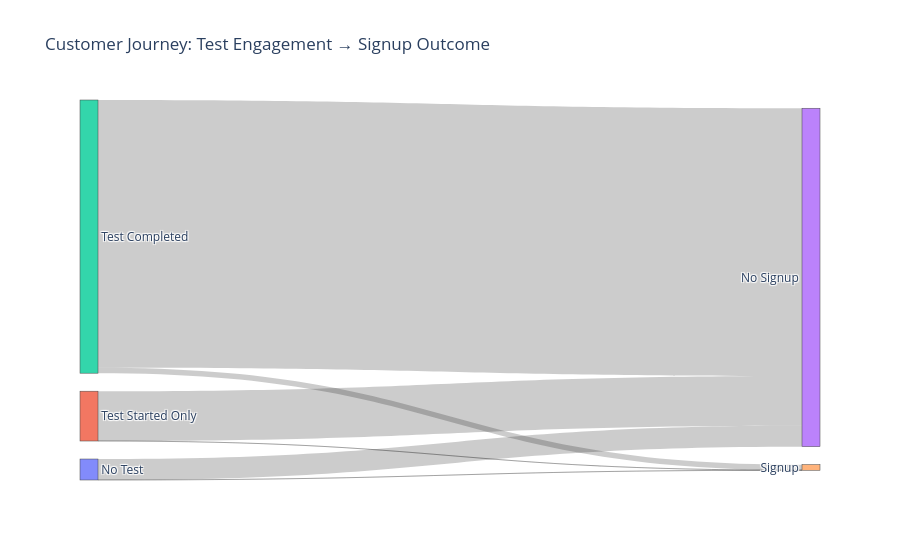

Here is the notebook cell this chart was saved with:
### Code cell
# %%
import plotly.graph_objects as go

left_nodes = ["No Test", "Test Started Only", "Test Completed"]
right_nodes = ["No Signup", "Signup"]

# Ensure ordering and handle unexpected categories safely
flow["test_engagement_state"] = flow["test_engagement_state"].astype(str)
flow["signup_outcome"] = flow["signup_outcome"].astype(str)

# Build node list
nodes = left_nodes + right_nodes

node_index = {name: i for i, name in enumerate(nodes)}

# Filter to expected nodes only (optional but keeps chart clean)
flow_filtered = flow[
    flow["test_engagement_state"].isin(left_nodes)
    & flow["signup_outcome"].isin(right_nodes)
].copy()

sources = flow_filtered["test_engagement_state"].map(node_index)
targets = flow_filtered["signup_outcome"].map(node_index)
values = flow_filtered["count"].tolist()

fig = go.Figure(
    data=[
        go.Sankey(
            node=dict(
                label=nodes,
                pad=18,
                thickness=18,
            ),
            link=dict(
                source=sources,
                target=targets,
                value=values,
            ),
        )
    ]
)

fig.update_layout(
    title_text="Customer Journey: Test Engagement → Signup Outcome",
    font_size=12,
)

fig.show()

### Figure 1 — Plotly figure (JSON) as saved in the notebook; plotly's stock layout.template omitted (floating-point values rounded to 4 significant figures)
{"data": [{"link": {"source": [0, 0, 2, 2, 1, 1], "target": [3, 4, 3, 4, 3, 4], "value": [32608, 48, 416545, 8640, 77511, 39]}, "node": {"label": ["No Test", "Test Started Only", "Test Completed", "No Signup", "Signup"], "pad": 18, "thickness": 18}, "type": "sankey"}], "layout": {"font": {"size": 12}, "title": {"text": "Customer Journey: Test Engagement → Signup Outcome"}}}
